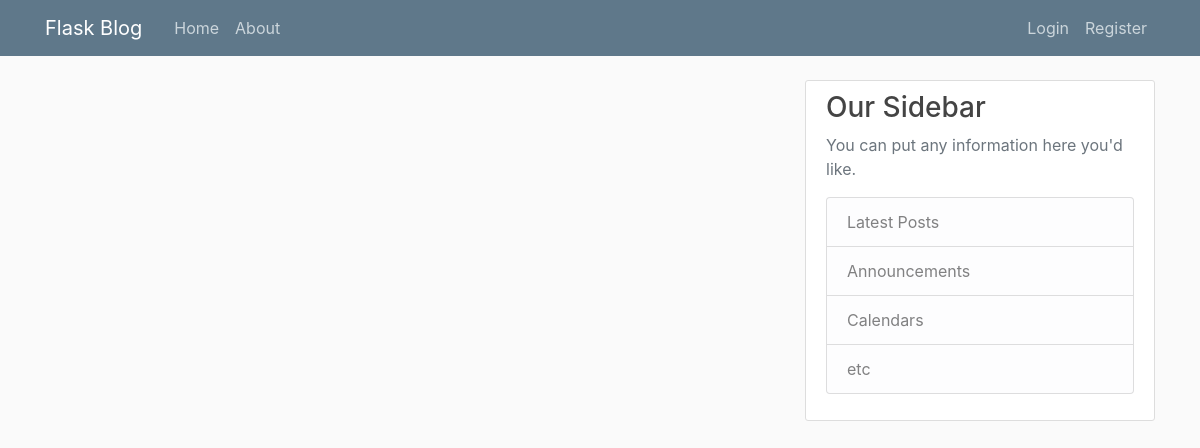
The app's page /home, older data.
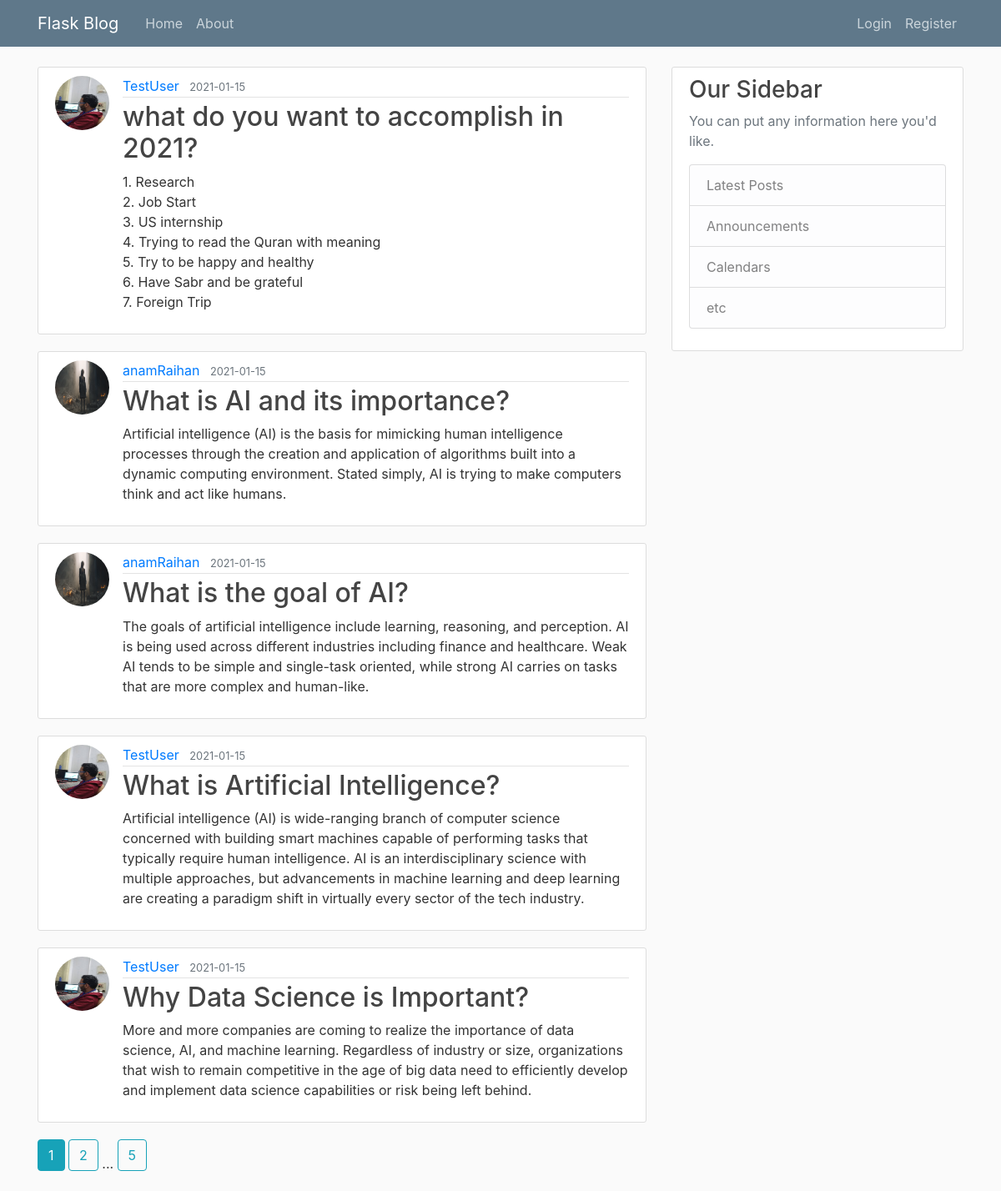
The same page, newer data.
### flaskblog/models.py (models this page shows, shortened)
class Post(db.Model):
	id = db.Column(db.Integer, primary_key=True)
	title = db.Column(db.String(100), nullable=False)
	date_posted = db.Column(db.DateTime, nullable=False, default=datetime.utcnow)
	content = db.Column(db.Text, nullable=False)
	user_id = db.Column(db.Integer,db.ForeignKey('user.id'), nullable=False)

class User(db.Model, UserMixin):
	id = db.Column(db.Integer, primary_key=True)
	username = db.Column(db.String(20), unique=True, nullable=False)
	email = db.Column(db.String(120), unique=True, nullable=False)
	image_file = db.Column(db.String(20), nullable=False, default='default.jpg')
	password = db.Column(db.String(60), nullable=False)
	posts = db.relationship('Post', backref='author', lazy=True)

### flaskblog/main/routes.py (the view)
@main.route("/")
@main.route("/home")
def home():
    page = request.args.get('page', 1, type=int)
    posts = Post.query.order_by(Post.date_posted.desc()).paginate(page=page, per_page=5)
    return render_template('home.html', posts=posts)

### flaskblog/templates/home.html
{% extends "layout.html" %}
{% block content %}
	{% for post in posts.items %}
	<article class="media content-section">
		<img class = "rounded-circle article-img" src="{{ url_for('static', filename='profile_pics/' + post.author.image_file)}}">
		<div class="media-body">
			<div class="article-metadata">
				<a class="mr-2" href="{{ url_for('users.user_posts', username= post.author.username) }}">{{ post.author.username }}</a>
				<small class="text-muted">{{ post.date_posted.strftime('%Y-%m-%d') }}</small>
			</div>
			<h2><a class="article-title" href="{{ url_for('posts.post', post_id=post.id) }}">{{ post.title }}</a></h2>
			<p class="article-content">{{ post.content }}</p>
		</div>
	</article>
	{% endfor %}
	{% for page_num in posts.iter_pages(left_edge=1, right_edge=1, left_current=1, right_current=2) %}
		{% if page_num %}
			{% if posts.page == page_num %}
				<a class="btn btn-info mb-4"href="{{url_for('main.home',page=page_num)}}">{{ page_num }}</a>
			{% else %}
				<a class="btn btn-outline-info mb-4"href="{{url_for('main.home',page=page_num)}}">{{ page_num }}</a>
			{% endif %}
		{% else %}
				...
		{% endif %}
	{% endfor %}
{% endblock content %}

### flaskblog/templates/layout.html (shortened to what this page needs)
<!DOCTYPE html>
<html>
<head>
    <link rel="stylesheet" href="https://maxcdn.bootstrapcdn.com/bootstrap/4.0.0/css/bootstrap.min.css">
    <link rel="stylesheet" type="text/css" href="{{ url_for('static', filename='main.css') }}">
</head>
<body>
    <header class="site-header">
      <nav class="navbar navbar-expand-md navbar-dark bg-steel fixed-top">
        <div class="container">
          <a class="navbar-brand mr-4" href="/">Flask Blog</a>
          <div class="collapse navbar-collapse" id="navbarToggle">
            <div class="navbar-nav mr-auto">
              <a class="nav-item nav-link" href="{{url_for('main.home')}}">Home</a>
              <a class="nav-item nav-link" href="{{url_for('main.about')}}">About</a>
            </div>
            <div class="navbar-nav">
              {% if current_user.is_authenticated %}
              <a class="nav-item nav-link" href="{{url_for('posts.new_post')}}">New Post</a>
              <a class="nav-item nav-link" href="{{url_for('users.account')}}">Account</a>
              <a class="nav-item nav-link" href="{{url_for('users.logout')}}">Logout</a>
              {% else %}
                <a class="nav-item nav-link" href="{{url_for('users.login')}}">Login</a>
                <a class="nav-item nav-link" href="{{url_for('users.register')}}">Register</a>
              {% endif %}
            </div>
          </div>
        </div>
      </nav>
    </header>
    <main role="main" class="container">
      <div class="row">
        <div class="col-md-8">
          {% block content %}{% endblock %}
        </div>
        <div class="col-md-4">
          <div class="content-section">
            <h3>Our Sidebar</h3>
            <p class='text-muted'>You can put any information here you'd like.
              <ul class="list-group">
                <li class="list-group-item list-group-item-light">Latest Posts</li>
                <li class="list-group-item list-group-item-light">Announcements</li>
                <li class="list-group-item list-group-item-light">Calendars</li>
                <li class="list-group-item list-group-item-light">etc</li>
              </ul>
            </p>
          </div>
        </div>
      </div>
    </main>
</body>
</html>

### flaskblog/static/main.css (style rules this page uses)
body { background: #fafafa; color: #333333; margin-top: 5rem; }
h1, h2, h3, h4, h5, h6 { color: #444444; }
.bg-steel { background-color: #5f788a; }
.site-header .navbar-nav .nav-link { color: #cbd5db; }
.content-section { background: #ffffff; padding: 10px 20px; border: 1px solid #dddddd; border-radius: 3px; margin-bottom: 20px; }
.article-title { color: #444444; }
.article-content { white-space: pre-line; }
.article-img { height: 65px; width: 65px; margin-right: 16px; }
.article-metadata { padding-bottom: 1px; margin-bottom: 4px; border-bottom: 1px solid #e3e3e3 }

Row changes from the older to the newer data that the page shows:
added Post: image_file (placeholder picture), author.username "TestUser", date_posted "2021-01-15", title "what do you want to accomplish in 2021?", content "1. Research 2. Job Start 3. US internship 4. Trying to read the Quran with meaning 5. Try to be happy and healthy 6. Have Sabr and be grateful 7. Foreign Trip"
added Post: image_file (picture), author.username "anamRaihan", date_posted "2021-01-15", title "What is AI and its importance?", content "Artificial intelligence (AI) is the basis for mimicking human intelligence processes through the creation and application of algorithms built into a dynamic computing environment. Stated simply, AI is trying to make computers think and act like humans."
added Post: image_file (picture), author.username "anamRaihan", date_posted "2021-01-15", title "What is the goal of AI?", content "The goals of artificial intelligence include learning, reasoning, and perception. AI is being used across different industries including finance and healthcare. Weak AI tends to be simple and single-task oriented, while strong AI carries on tasks that are more complex and human-like."
added Post: image_file (placeholder picture), author.username "TestUser", date_posted "2021-01-15", title "What is Artificial Intelligence?", content "Artificial intelligence (AI) is wide-ranging branch of computer science concerned with building smart machines capable of performing tasks that typically require human intelligence. AI is an interdisciplinary science with multiple approaches, but advancements in machine learning and deep learning are creating a paradigm shift in virtually every sector of the tech industry."
added Post: image_file (placeholder picture), author.username "TestUser", date_posted "2021-01-15", title "Why Data Science is Important?", content "More and more companies are coming to realize the importance of data science, AI, and machine learning. Regardless of industry or size, organizations that wish to remain competitive in the age of big data need to efficiently develop and implement data science capabilities or risk being left behind."
Text that changed along with them:
new list line: "1"
new list line: "2"
new list line: "5"
